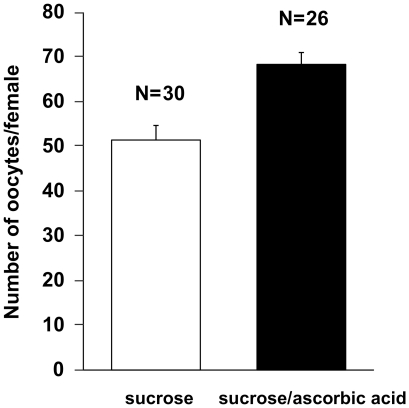
#> input picture PMC3052318___g002.jpg, 409 x 408 px; its folder holds only this picture in this run
$ python -i hough_transform.py   (imports and definitions only)
#> lines starting #> are read from the running program, lines starting #| are printed output that depends on the picture; after the words box and inside, x2 and y2 are one past the last pixel; in counts of white or black regions, pixels touching at a corner belong together
import cv2
import numpy as np
import os


def detect_axes(img_file):

    # Načtení obrázku
#> called with img_file = 'PMC3052318___g002.jpg'
    image = cv2.imread(img_file, cv2.IMREAD_COLOR)
#> image is the input picture: shape (408, 409, 3); min 0, max 255, mean 203.6
    # Convert image to grayscale
    gray = cv2.cvtColor(image, cv2.COLOR_BGR2GRAY)

    ## threshold is experimentally determined --> the goal is to keep only black lines, and get rid of every colored lines
    # threshold, bin_img = cv2.threshold(gray, 65, 255, cv2.THRESH_BINARY)
    # cv2.imwrite("binarized_image.png", bin_img)

    # Use canny edge detection
    edges = cv2.Canny(gray, 50, 100, apertureSize=3)
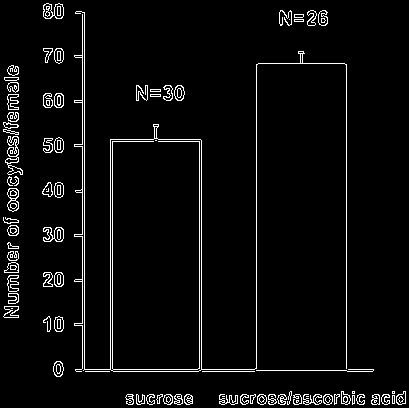
#> edges: shape (408, 409); 4.3% white in thin lines or dots

    # [11 lines of commented-out code are left out]

    min_line_length = int(image.shape[0] * 0.5) # at least 50% of image widht or height
#> min_line_length = 204

    lines_list = []
    lines = cv2.HoughLinesP(
        edges,  # Input edge image
        1,  # Distance resolution in pixels
        np.pi / 180,  # Angle resolution in radians
        threshold=50,  # Min number of votes for valid line
        minLineLength=min_line_length,  # Min allowed length of line
        maxLineGap=2  # Max allowed gap between line for joining them
    )
#> lines = [[82, 368, 82, 12], [84, 369, 84, 12], [346, 370, 346, 64], [201, 369, 201, 140], [110, 369, 110, 139], [256, 370, 256, 64], [199, 370, 199, 139], [112, 370, 112, 139]]

    if lines is not None:
        # Iterate over points
        for points in lines:
            # Extracted points nested in the list
            x1, y1, x2, y2 = points[0]
            # Draw the lines joing the points
            # On the original image
            cv2.line(image, (x1, y1), (x2, y2), (0, 255, 0), 2)
            # Maintain a simples lookup list for points
            lines_list.append([(x1, y1), (x2, y2)])
#> this loop made 8 passes
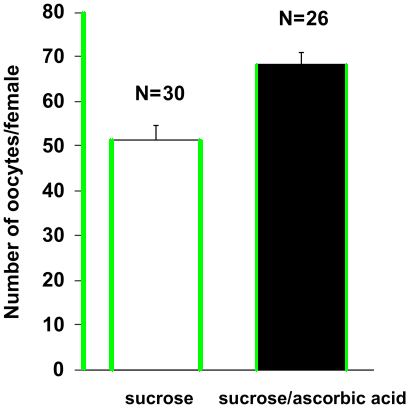
#> image: shape (408, 409, 3); 3.57% of pixels changed, all inside (x1, y1, x2, y2) = (81, 11, 348, 372)
#> after the loop, lines_list = [[(82, 368), (82, 12)], [(84, 369), (84, 12)], [(346, 370), (346, 64)], [(201, 369), (201, 140)], [(110, 369), (110, 139)], [(256, 370), (256, 64)], [(199, 370), (199, 139)], [(112, 370), (112, 139)]]
    else:
        print("No lines detected.")

    # Save the result image
    cv2.imwrite(img_file.replace(".jpg", "")+"_detectedLines.png", image)
    # cv2.imshow('Detected Axes', image)
    # cv2.waitKey(0)
    # cv2.destroyAllWindows()


def analyze_imgs(img_folder):
    for file in os.listdir(img_folder):
        print(os.path.join(img_folder, file))
        detect_axes(os.path.join(img_folder, file))


img_folder = "data/black_and_white_imgs"
# img_folder = "data/colored_imgs"
# [1 line not run here, left out]

>>> result = detect_axes('PMC3052318___g002.jpg')

$ run again, on removed_colors.png
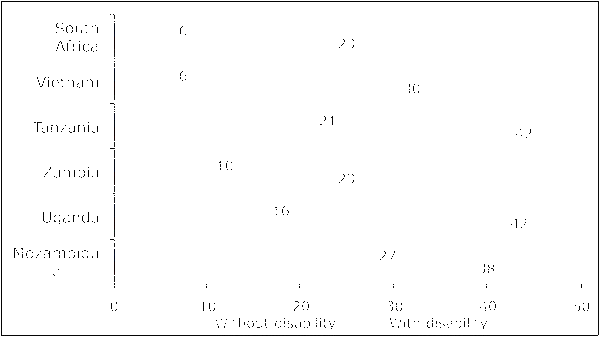
#> input picture removed_colors.png, 600 x 338 px
#> in detect_axes, image is the input picture: shape (338, 600, 3); mean B, G, R 251.2, 251.2, 251.2
#> in detect_axes, `edges = cv2.Canny(gray, 50, 100, apertureSize=3)`:
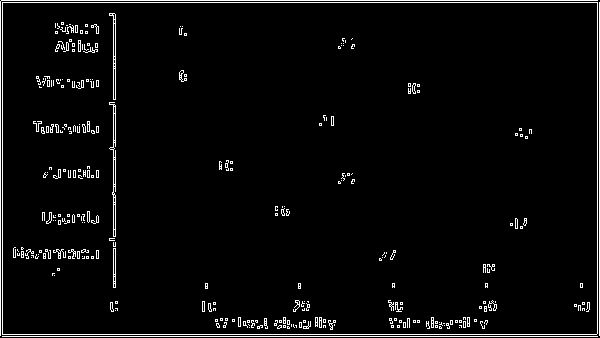
#> edges: shape (338, 600); 3.7% white in thin lines or dots
#> lines = [[0, 334, 599, 334], [2, 336, 597, 336], [1, 0, 597, 0], [0, 2, 599, 2], [597, 333, 597, 3], [0, 335, 0, 1], [599, 335, 599, 3], [2, 333, 2, 3], [113, 287, 113, 13]]
#> the loop in detect_axes, `for points in lines:` made 9 passes
#> after the loop in detect_axes, `for points in lines:`:
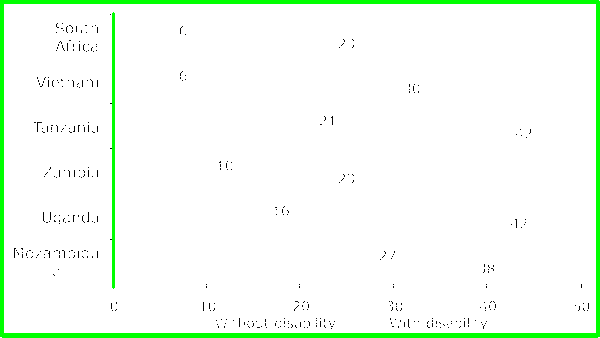
#> image: shape (338, 600, 3); 4.37% of pixels changed, all inside (x1, y1, x2, y2) = (0, 0, 600, 338)
#> after the loop in detect_axes, `for points in lines:`: lines_list = [[(0, 334), (599, 334)], [(2, 336), (597, 336)], [(1, 0), (597, 0)], [(0, 2), (599, 2)], [(597, 333), (597, 3)], [(0, 335), (0, 1)], [(599, 335), (599, 3)], [(2, 333), (2, 3)], [(113, 287), (113, 13)]]
